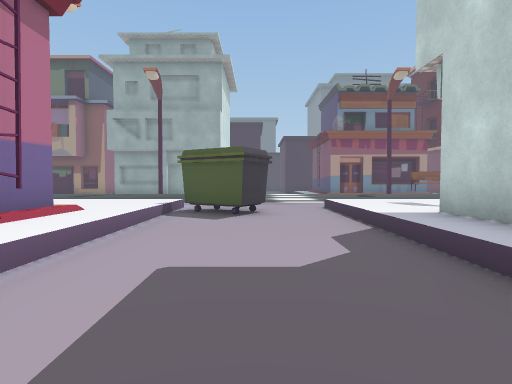
view 1 (above)

21 first-person views from a walk through a 3-D level made in the Unity game engine. The camera is 1.3 m above the floor, tilts 2° down and sees 80° across. The floor is counted in squares, 2 m on a side. Each view is taken from the middle of a square. On the plan, view 1 faces up. The plan holds only what a view shows up to about 10 squares ahead; the rest is blank. The place goes on beyond the plan. The player character is not drawn. Some surface patterns are stand-ins.

view 2
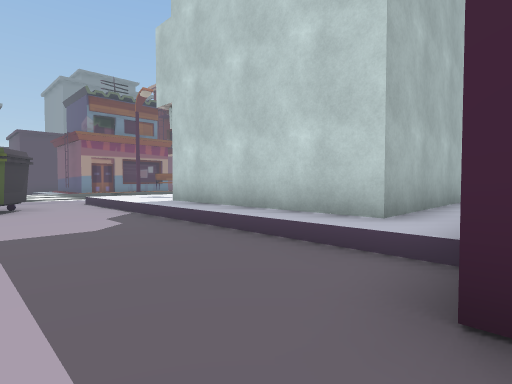

view 3
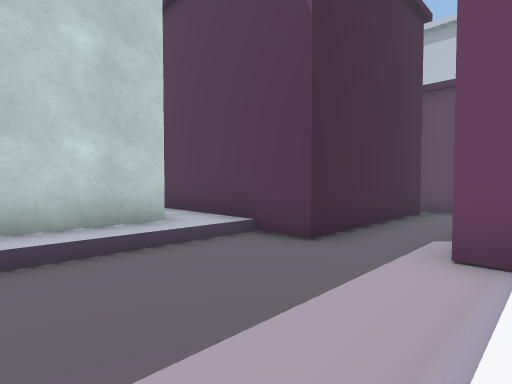

view 4
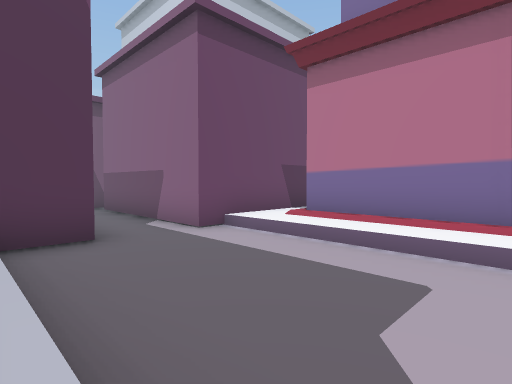

view 5
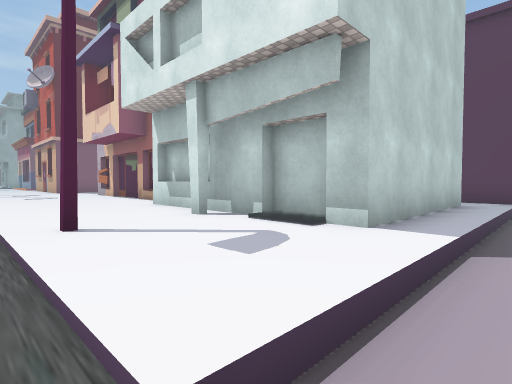

view 6
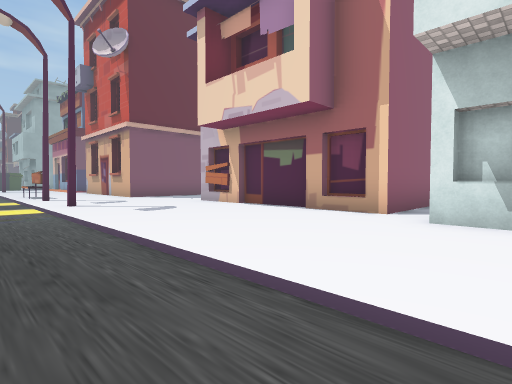

view 7
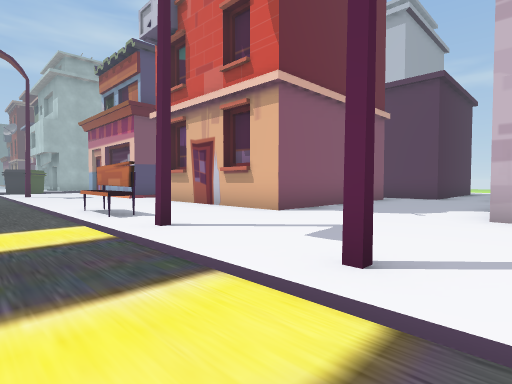

view 8
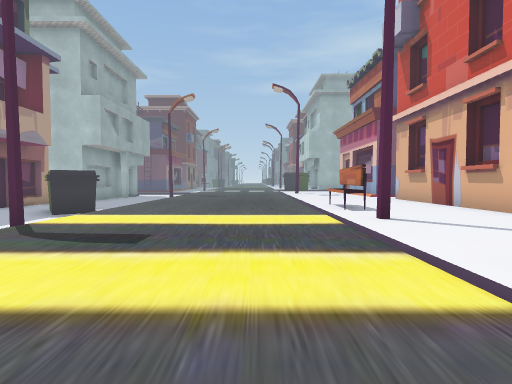

view 9
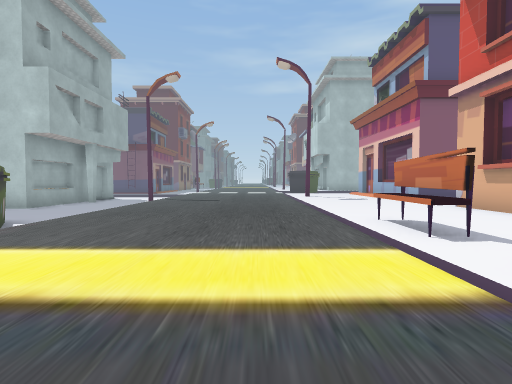

view 10
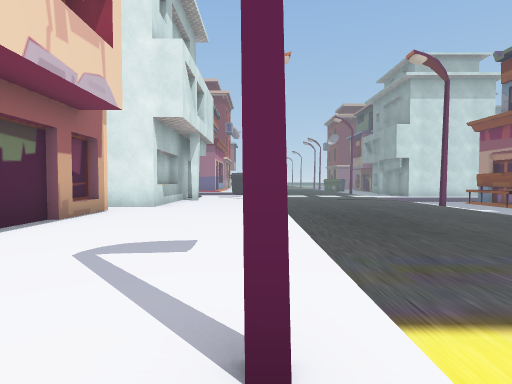

view 11
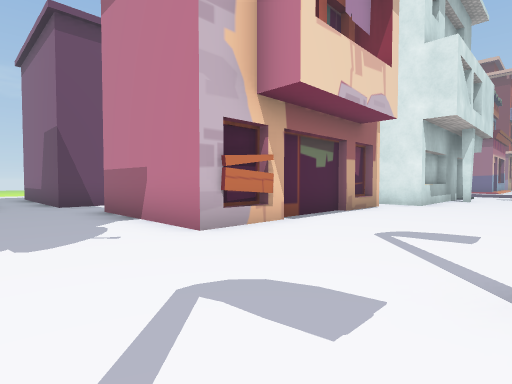

view 12
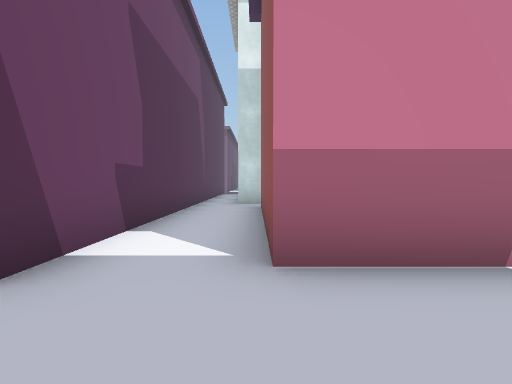

view 13
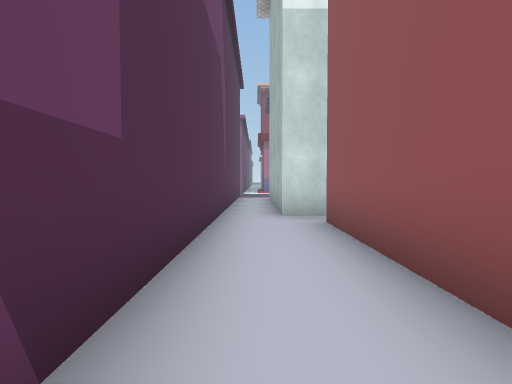

view 14
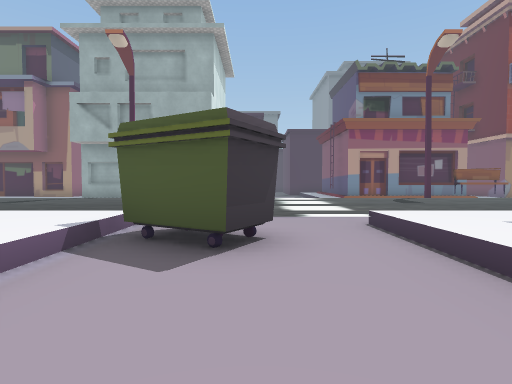

view 15
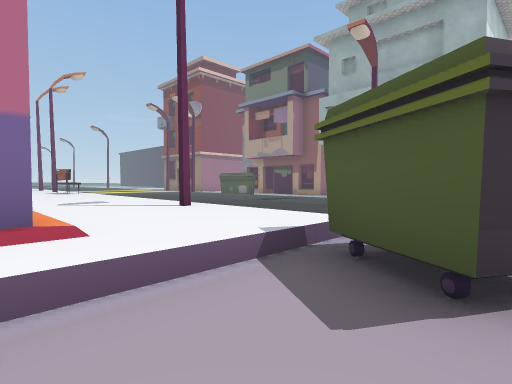

view 16
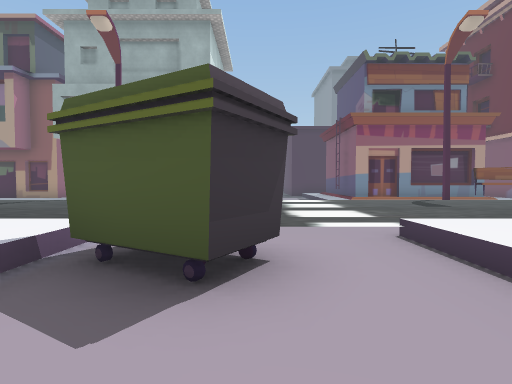

view 17
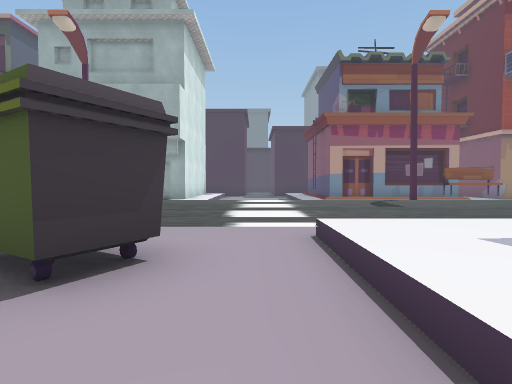

view 18
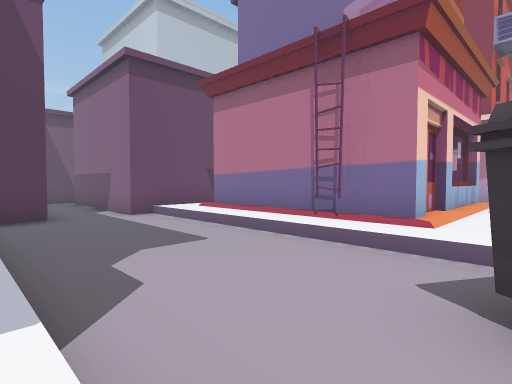

view 19
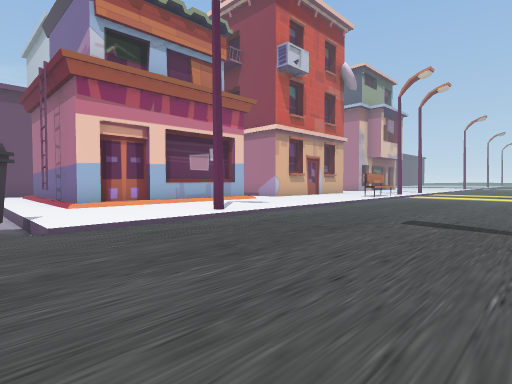

view 20
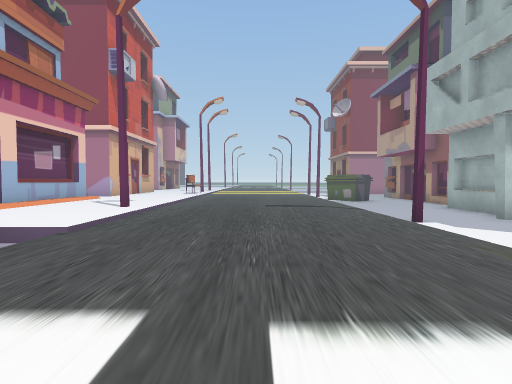

view 21
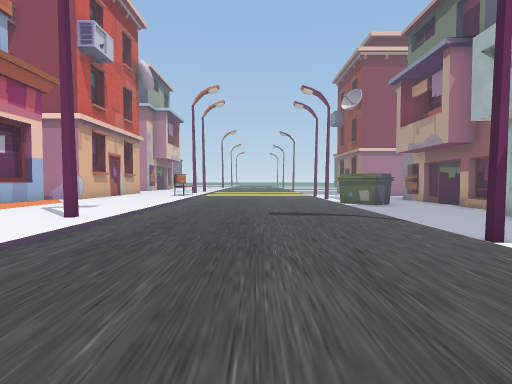

### Floor plan
Key: @ floor where view 1 was taken; # wall or solid block; x gap in a wall; . main floor; : floor 0.25 m higher than the main floor; - floor 0.25 m lower than the main floor; / step, stairs or slope; = window, fence, low wall or low ledge; v drop or lower ground.
Columns run from 10 left of view 1 to 26 right of it. Each row starts with its distance up from view 1.
 14 vvvvvvvvv       vvx          vv##vvvv
 13  vvvvvvvv       vv=         vvv-vvv
 12 .....................     ...........
 11 .......................  ............
 10 .....................................
  9 .....................................
  8 .....................................
  7 :::::#::/#--:::#:::::::::#:::x#::::::
  6 ::::::::/##-:::::::::::::::::::::::::
  5 ::::::::/---:::#:::::::::::::::::::::
  4 # ######/---:######:::::::::###### ##
  3 #      #/---:#    #######:::#      #
  2        #/---:#     ######:::#
  1        #/---:#    #######:::#
  0        #/-@-:######:::::::::#
 -1       ///---:::::::::::::::::
 -2      ####--###############:#
 -3         #--#             #:
 -4         #--#             #:
 -5         #--#             #:
 -6         #--#
 -7          ---
 -8          ###

Where each view was taken, in squares from view 1:
view 1: 0 up, 0 right, facing up
view 2: 2 down, 1 left, facing up-right
view 3: 2 up, 2 left, facing down-right
view 4: 3 up, 2 right, facing down-left
view 5: 8 up, 1 right, facing down-right
view 6: 9 up, 7 right, facing down-right
view 7: 9 up, 14 right, facing down-right
view 8: 9 up, 13 right, facing right
view 9: 9 up, 16 right, facing right
view 10: 7 up, 16 right, facing left
view 11: 7 up, 17 right, facing down-left
view 12: 0 up, 17 right, facing left
view 13: 1 down, 14 right, facing left
view 14: 3 up, 0 right, facing up
view 15: 4 up, 0 right, facing up-left
view 16: 4 up, 0 right, facing up
view 17: 4 up, 1 right, facing up
view 18: 6 up, 2 right, facing down-left
view 19: 12 up, 1 left, facing down-left
view 20: 10 up, 2 right, facing left
view 21: 10 up, 0 right, facing left
